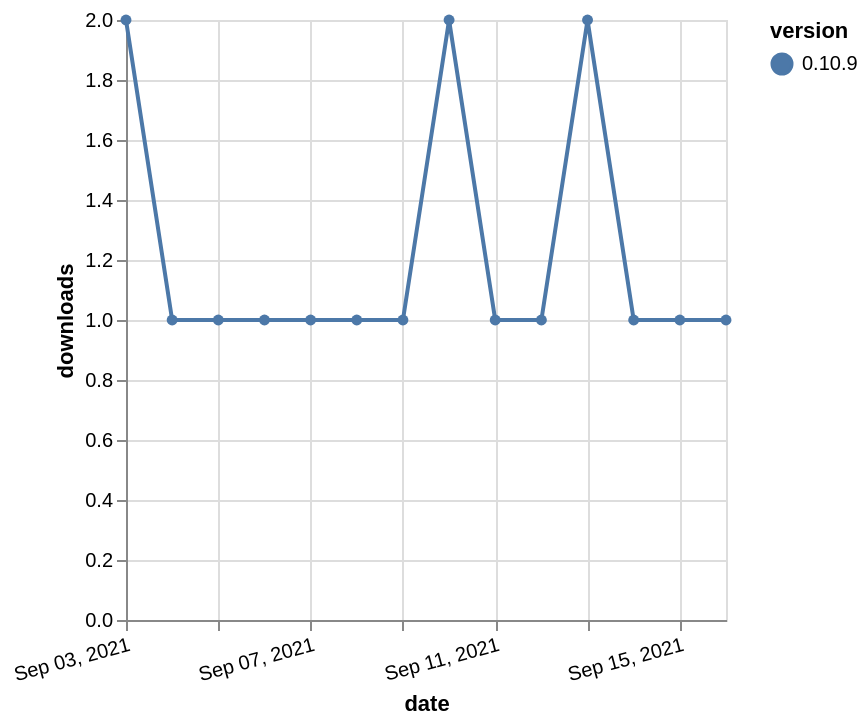

Write a Vega-Lite specification for this figure.
### Vega-Lite specification from a JSON file in a GitHub repository (floating-point values rounded to 4 significant figures)
{"$schema": "https://vega.github.io/schema/vega-lite/v5.json", "description": "A simple bar chart with embedded data.", "data": {"values": [{"date": "2021-09-03", "total": 133, "delta": 2, "version": "0.10.9"}, {"date": "2021-09-04", "total": 134, "delta": 1, "version": "0.10.9"}, {"date": "2021-09-05", "total": 135, "delta": 1, "version": "0.10.9"}, {"date": "2021-09-06", "total": 136, "delta": 1, "version": "0.10.9"}, {"date": "2021-09-07", "total": 137, "delta": 1, "version": "0.10.9"}, {"date": "2021-09-08", "total": 138, "delta": 1, "version": "0.10.9"}, {"date": "2021-09-09", "total": 139, "delta": 1, "version": "0.10.9"}, {"date": "2021-09-10", "total": 141, "delta": 2, "version": "0.10.9"}, {"date": "2021-09-11", "total": 142, "delta": 1, "version": "0.10.9"}, {"date": "2021-09-12", "total": 143, "delta": 1, "version": "0.10.9"}, {"date": "2021-09-13", "total": 145, "delta": 2, "version": "0.10.9"}, {"date": "2021-09-14", "total": 146, "delta": 1, "version": "0.10.9"}, {"date": "2021-09-15", "total": 147, "delta": 1, "version": "0.10.9"}, {"date": "2021-09-16", "total": 148, "delta": 1, "version": "0.10.9"}]}, "width": "container", "mark": {"type": "line", "point": {"filled": true}}, "encoding": {"x": {"field": "date", "type": "temporal", "timeUnit": "yearmonthdate", "title": "date", "axis": {"labelAngle": -15}}, "y": {"field": "delta", "type": "quantitative", "title": "downloads"}, "color": {"field": "version", "type": "nominal"}, "tooltip": {"field": "delta"}}}
